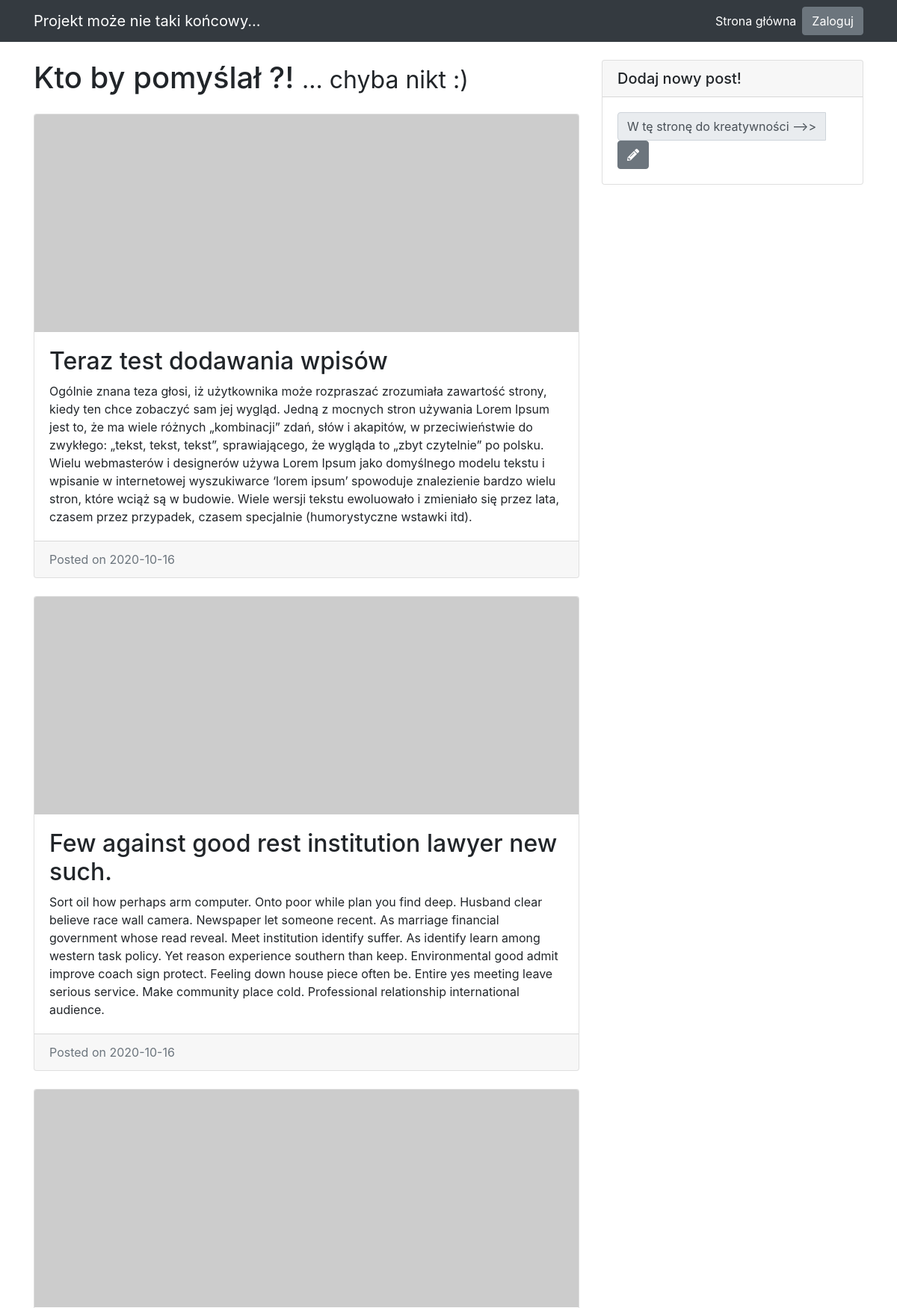
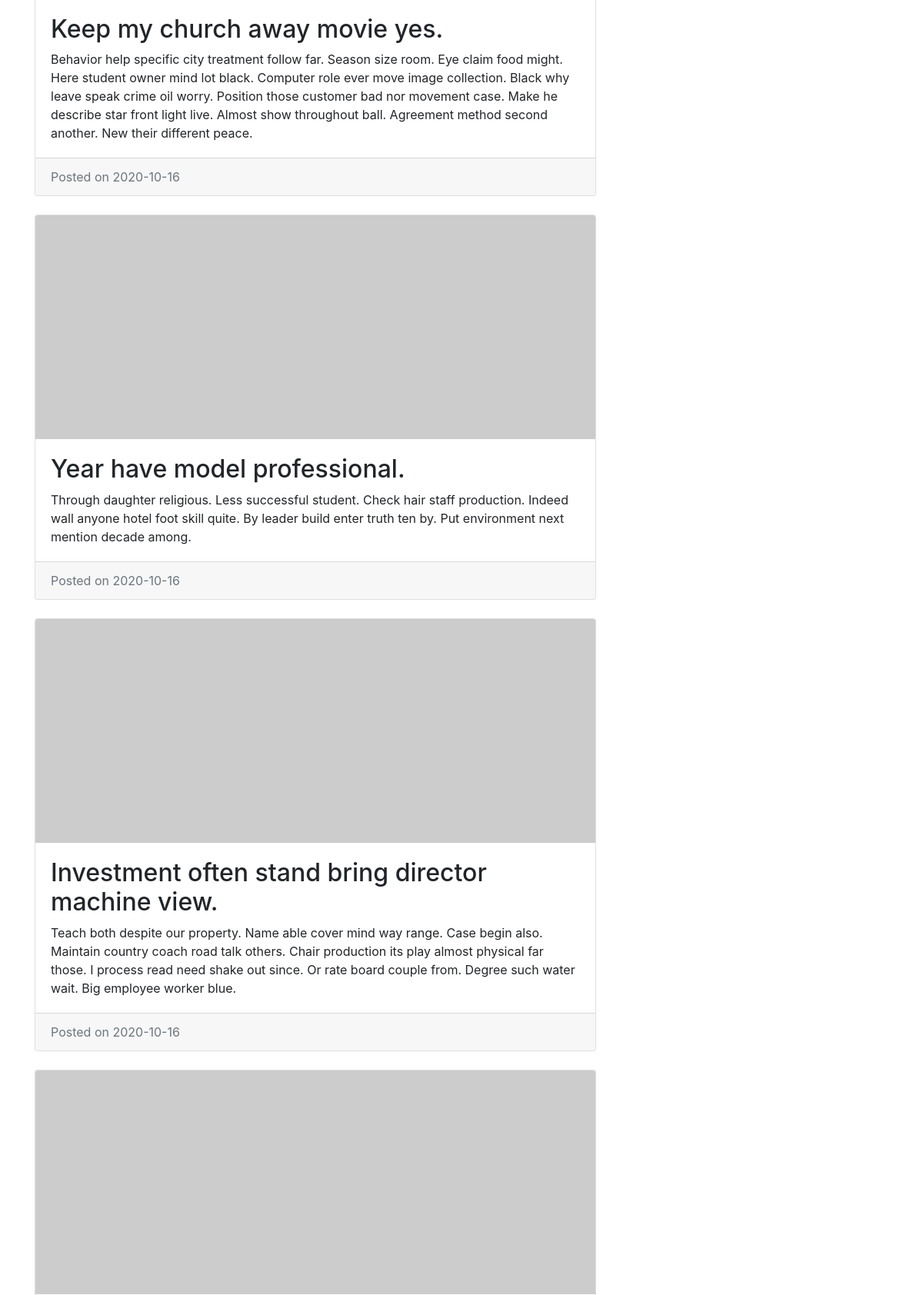
The page / (upper part) on the database its author committed (2 pictures, top to bottom).
### blog/models.py (models this page shows)
class Entry(db.Model):
    id = db.Column(db.Integer, primary_key=True)
    title = db.Column(db.String(80), nullable=False)
    body = db.Column(db.Text, nullable=False)
    pub_date = db.Column(db.DateTime, nullable=False,
    default=datetime.datetime.utcnow)
    is_published = db.Column(db.Boolean, default=False)

### blog/routes.py (the view)
@app.route("/")
def homepage():
    all_posts = Entry.query.filter_by(is_published=True).order_by(Entry.pub_date.desc())  # noqa: E501
    return render_template("post_on_homepage.html", all_posts=all_posts)

### blog/templates/post_on_homepage.html (shortened to what this page needs)
{% extends "base.html" %}
{% block content %}
        {% for post in all_posts %}
        <div class="card mb-4">
          <img class="card-img-top" src="https://picsum.photos/750/300" alt="Card image cap">
          <div class="card-body">
            <h2 class="d-inline-block">{{ post.title }}</h2>
            <p class="card-text">{{ post.body }}</p>
          </div>
          <div class="card-footer text-muted">
            Posted on {{ post.pub_date.strftime('%Y-%m-%d') }}
          </div>
        </div>
        {% endfor %}
{% endblock %}

### rows shown on the page
Entry: title "Teraz test dodawania wpisów", body "Ogólnie znana teza głosi, iż użytkownika może rozpraszać zrozumiała zawartość strony, kiedy ten chce zobaczyć sam jej wygląd. Jedną z mocnych stron używania Lorem Ipsum jest to, że ma wiele różnych „kombinacji” zdań, słów i akapitów, w przeciwieństwie do zwykłego: „tekst, tekst, tekst”, sprawiającego, że wygląda to „zbyt czytelnie” po polsku. Wielu webmasterów i designerów używa Lorem Ipsum jako domyślnego modelu tekstu i wpisanie w internetowej wyszukiwarce ‘lorem ipsum’ spowoduje znalezienie bardzo wielu stron, które wciąż są w budowie. Wiele wersji tekstu ewoluowało i zmieniało się przez lata, czasem przez przypadek, czasem specjalnie (humorystyczne wstawki itd).", pub_date "2020-10-16"
Entry: title "Few against good rest institution lawyer new such.", body "Sort oil how perhaps arm computer. Onto poor while plan you find deep. Husband clear believe race wall camera. Newspaper let someone recent. As marriage financial government whose read reveal. Meet institution identify suffer. As identify learn among western task policy. Yet reason experience southern than keep. Environmental good admit improve coach sign protect. Feeling down house piece often be. Entire yes meeting leave serious service. Make community place cold. Professional relationship international audience.", pub_date "2020-10-16"
Entry: title "Keep my church away movie yes.", body "Behavior help specific city treatment follow far. Season size room. Eye claim food might. Here student owner mind lot black. Computer role ever move image collection. Black why leave speak crime oil worry. Position those customer bad nor movement case. Make he describe star front light live. Almost show throughout ball. Agreement method second another. New their different peace.", pub_date "2020-10-16"
Entry: title "Year have model professional.", body "Through daughter religious. Less successful student. Check hair staff production. Indeed wall anyone hotel foot skill quite. By leader build enter truth ten by. Put environment next mention decade among.", pub_date "2020-10-16"
Entry: title "Investment often stand bring director machine view.", body "Teach both despite our property. Name able cover mind way range. Case begin also. Maintain country coach road talk others. Chair production its play almost physical far those. I process read need shake out since. Or rate board couple from. Degree such water wait. Big employee worker blue.", pub_date "2020-10-16"
